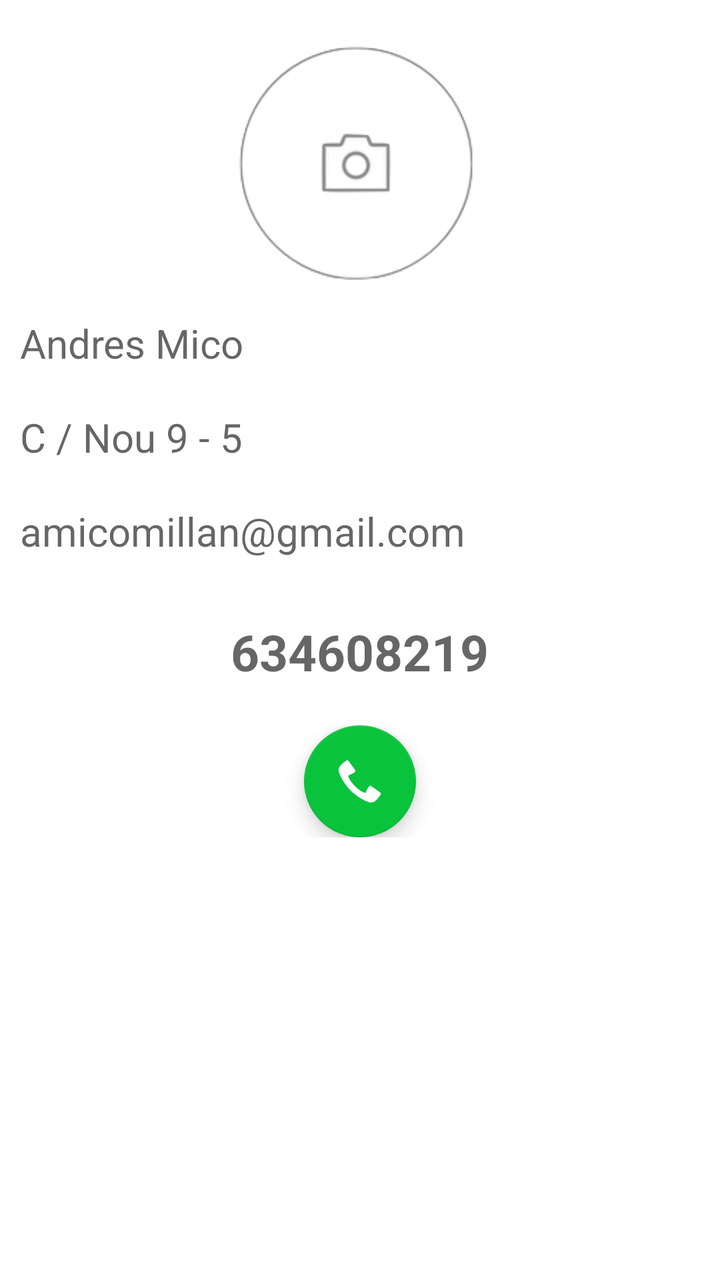
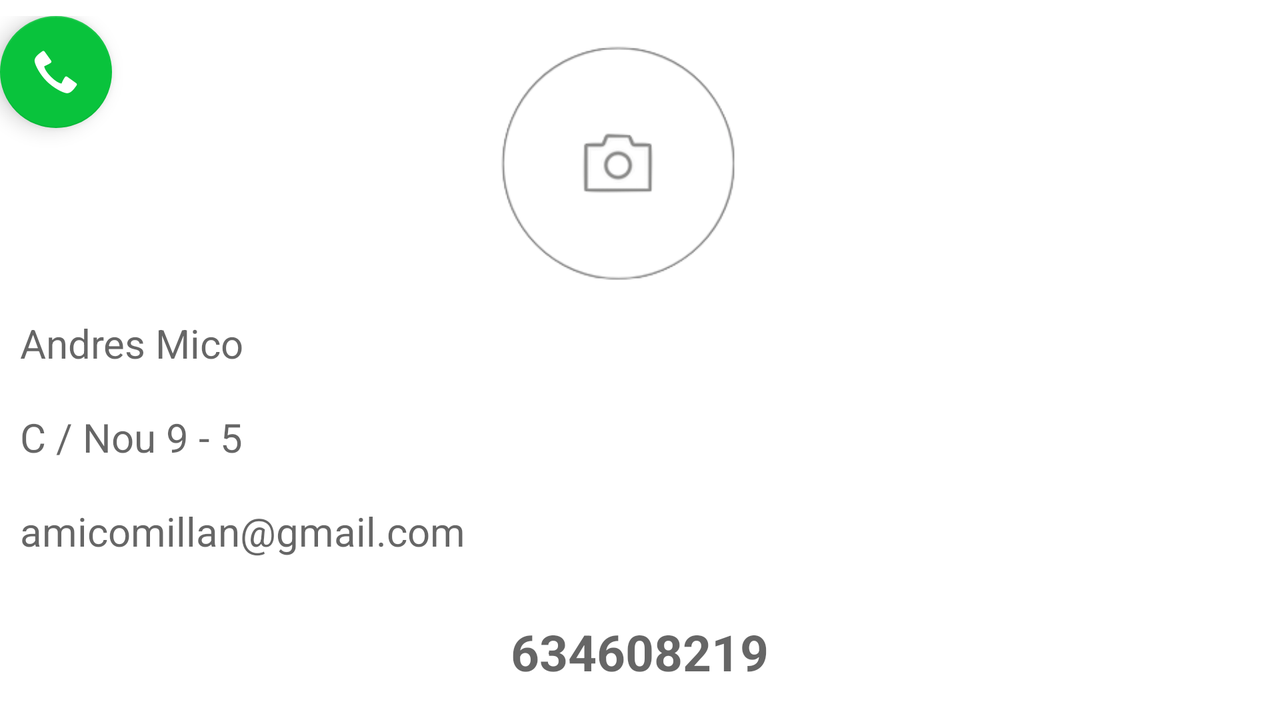

Compare how this app lays out the same screen by default and in its alternative resource folder. The renders come first, then the two layout files and the values they reference.
<!-- AndroidManifest.xml: application theme AppTheme -->
<!-- res/layout/ver_contacto.xml -->
<?xml version="1.0" encoding="utf-8"?>
<android.support.design.widget.CoordinatorLayout
    xmlns:android="http://schemas.android.com/apk/res/android"
    xmlns:tools="http://schemas.android.com/tools"
    android:layout_width="match_parent"
    android:layout_height="match_parent"
    xmlns:app="http://schemas.android.com/apk/res-auto"
    tools:context="com.drassapps.agenda.AddContacto"
    android:background="@color/White">

    
    <LinearLayout
        xmlns:android="http://schemas.android.com/apk/res/android"
        android:orientation="vertical"
        android:layout_width="match_parent"
        android:layout_height="wrap_content">

        <LinearLayout
            android:layout_width="match_parent"
            android:layout_height="wrap_content"
            android:id="@+id/line0"
            android:layout_marginTop="8dp"
            android:orientation="vertical">

            
            <ImageView
                android:id="@+id/vc_image_foto"
                android:layout_width="150dp"
                android:layout_height="150dp"
                android:layout_gravity="center_horizontal"
                android:background="@android:color/transparent"
                android:src="@drawable/camera" />

        </LinearLayout>

        <LinearLayout
            android:layout_width="match_parent"
            android:layout_height="wrap_content"
            android:id="@+id/vc_lay1"
            android:orientation="horizontal">

            <TextView
                android:id="@+id/vc_nombre"
                android:layout_width="match_parent"
                android:layout_height="wrap_content"
                android:textSize="20dp"
                android:layout_marginRight="10dp"
                android:layout_marginLeft="10dp"
                android:hint="Andres Mico" />

        </LinearLayout>

        <LinearLayout
            android:layout_marginTop="20dp"
            android:layout_width="match_parent"
            android:layout_height="wrap_content"
            android:id="@+id/vc_lay2"
            android:orientation="horizontal">

            <TextView
                android:id="@+id/vc_direccion"
                android:layout_width="match_parent"
                android:layout_height="wrap_content"
                android:textSize="20dp"
                android:layout_marginRight="10dp"
                android:layout_marginLeft="10dp"
                android:hint="C / Nou 9 - 5" />

        </LinearLayout>


        <LinearLayout
            android:layout_marginTop="20dp"
            android:layout_width="match_parent"
            android:layout_height="wrap_content"
            android:id="@+id/vc_lay3"
            android:orientation="horizontal">

            <TextView
                android:id="@+id/vc_mail"
                android:layout_width="match_parent"
                android:layout_height="wrap_content"
                android:textSize="20dp"
                android:layout_marginRight="10dp"
                android:layout_marginLeft="10dp"
                android:hint="amicomillan@gmail.com" />

        </LinearLayout>


        <LinearLayout
            android:layout_marginTop="30dp"
            android:layout_width="match_parent"
            android:layout_height="wrap_content"
            android:id="@+id/vc_lay4"
            android:orientation="vertical">

            <TextView
                android:id="@+id/vc_movil"
                android:textStyle="bold"
                android:layout_width="wrap_content"
                android:layout_height="match_parent"
                android:layout_marginLeft="10dp"
                android:layout_marginRight="10dp"
                android:layout_gravity="center_horizontal"
                android:hint="634608219"
                android:textSize="25dp" />

        </LinearLayout>

        <LinearLayout
            android:layout_marginTop="20dp"
            android:layout_width="match_parent"
            android:layout_height="wrap_content"
            android:id="@+id/vc_lay5"
            android:orientation="vertical">

            
            <android.support.design.widget.FloatingActionButton
                android:id="@+id/vc_llamar"
                android:layout_width="wrap_content"
                android:layout_height="wrap_content"
                android:layout_gravity="center_horizontal"
                android:layout_margin="@dimen/fab_margin"
                app:srcCompat="@android:drawable/stat_sys_phone_call" />

        </LinearLayout>

    </LinearLayout>

</android.support.design.widget.CoordinatorLayout>
<!-- resources referenced by this layout -->
<resources>
  <color name="White">#FFFFFF</color>
  <!-- drawable camera: png bitmap (drawable, 15121 bytes) -->
  <style name="AppTheme" parent="Theme.AppCompat.Light.DarkActionBar">
          
          <item name="colorPrimary">@color/colorPrimary</item>
          <item name="colorPrimaryDark">@color/colorPrimaryDark</item>
          <item name="colorAccent">@color/button_call</item>
      </style>
  <color name="colorPrimary">#3F51B5</color>
  <color name="colorPrimaryDark">#303F9F</color>
  <color name="button_call">#09C33C</color>
</resources>
<!-- res/layout-land/ver_contacto.xml (the repository's variant of the layout above) -->
<!-- drawn on the phone turned sideways -->
<?xml version="1.0" encoding="utf-8"?>
<android.support.design.widget.CoordinatorLayout xmlns:android="http://schemas.android.com/apk/res/android"
    xmlns:tools="http://schemas.android.com/tools"
    android:layout_width="match_parent"
    android:layout_height="match_parent"
    xmlns:app="http://schemas.android.com/apk/res-auto"
    tools:context="com.drassapps.agenda.AddContacto"
    android:background="@color/White">

    <LinearLayout
        xmlns:android="http://schemas.android.com/apk/res/android"
        android:orientation="vertical"
        android:layout_width="match_parent"
        android:layout_height="wrap_content">

        <LinearLayout
            android:layout_width="match_parent"
            android:layout_height="wrap_content"
            android:id="@+id/line0"
            android:layout_marginTop="8dp"
            android:orientation="horizontal">

            <android.support.design.widget.FloatingActionButton
                android:layout_marginTop="20dp"
                android:id="@+id/vc_llamar"
                android:layout_width="wrap_content"
                android:layout_height="wrap_content"
                android:layout_gravity="center_horizontal"
                android:layout_margin="@dimen/fab_margin"
                app:srcCompat="@android:drawable/stat_sys_phone_call" />


            <ImageView
                android:id="@+id/vc_image_foto"
                android:layout_width="150dp"
                android:layout_height="150dp"
                android:layout_marginLeft="180dp"
                android:layout_gravity="center_vertical|center"
                android:background="@android:color/transparent"
                android:src="@drawable/camera" />



        </LinearLayout>

        <LinearLayout
            android:layout_width="match_parent"
            android:layout_height="wrap_content"
            android:id="@+id/vc_lay1"
            android:orientation="horizontal">

            <TextView
                android:id="@+id/vc_nombre"
                android:layout_width="match_parent"
                android:layout_height="wrap_content"
                android:textSize="20dp"
                android:layout_marginRight="10dp"
                android:layout_marginLeft="10dp"
                android:hint="Andres Mico" />

        </LinearLayout>

        <LinearLayout
            android:layout_marginTop="20dp"
            android:layout_width="match_parent"
            android:layout_height="wrap_content"
            android:id="@+id/vc_lay2"
            android:orientation="horizontal">

            <TextView
                android:id="@+id/vc_direccion"
                android:layout_width="match_parent"
                android:layout_height="wrap_content"
                android:textSize="20dp"
                android:layout_marginRight="10dp"
                android:layout_marginLeft="10dp"
                android:hint="C / Nou 9 - 5" />

        </LinearLayout>


        <LinearLayout
            android:layout_marginTop="20dp"
            android:layout_width="match_parent"
            android:layout_height="wrap_content"
            android:id="@+id/vc_lay3"
            android:orientation="horizontal">

            <TextView
                android:id="@+id/vc_mail"
                android:layout_width="match_parent"
                android:layout_height="wrap_content"
                android:textSize="20dp"
                android:layout_marginRight="10dp"
                android:layout_marginLeft="10dp"
                android:hint="amicomillan@gmail.com" />

        </LinearLayout>


        <LinearLayout
            android:layout_marginTop="30dp"
            android:layout_width="match_parent"
            android:layout_height="wrap_content"
            android:id="@+id/vc_lay4"
            android:orientation="vertical">

            <TextView
                android:id="@+id/vc_movil"
                android:textStyle="bold"
                android:layout_width="wrap_content"
                android:layout_height="match_parent"
                android:layout_marginLeft="10dp"
                android:layout_marginRight="10dp"
                android:layout_gravity="center_horizontal"
                android:hint="634608219"
                android:textSize="25dp" />

        </LinearLayout>

    </LinearLayout>

</android.support.design.widget.CoordinatorLayout>
